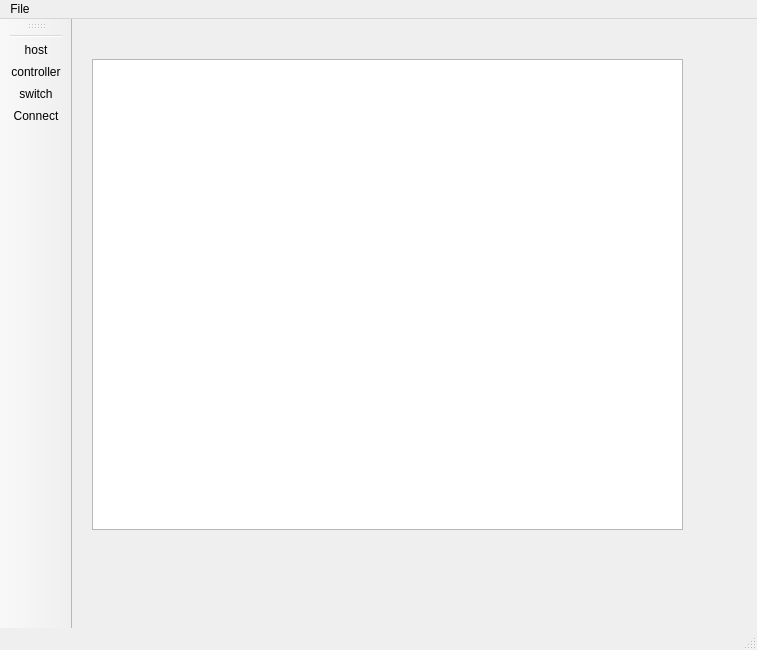
<?xml version="1.0" encoding="UTF-8"?>
<ui version="4.0">
 <class>MainWindow</class>
 <widget class="QMainWindow" name="MainWindow">
  <property name="geometry">
   <rect>
    <x>0</x>
    <y>0</y>
    <width>757</width>
    <height>650</height>
   </rect>
  </property>
  <property name="windowTitle">
   <string>mini PY net</string>
  </property>
  <widget class="QWidget" name="centralwidget">
   <widget class="QGraphicsView" name="view">
    <property name="geometry">
     <rect>
      <x>20</x>
      <y>40</y>
      <width>591</width>
      <height>471</height>
     </rect>
    </property>
    <property name="mouseTracking">
     <bool>false</bool>
    </property>
    <property name="verticalScrollBarPolicy">
     <enum>Qt::ScrollBarAsNeeded</enum>
    </property>
    <property name="transformationAnchor">
     <enum>QGraphicsView::AnchorViewCenter</enum>
    </property>
    <property name="viewportUpdateMode">
     <enum>QGraphicsView::MinimalViewportUpdate</enum>
    </property>
   </widget>
  </widget>
  <widget class="QMenuBar" name="menubar">
   <property name="geometry">
    <rect>
     <x>0</x>
     <y>0</y>
     <width>757</width>
     <height>25</height>
    </rect>
   </property>
   <widget class="QMenu" name="menuFile">
    <property name="title">
     <string>File</string>
    </property>
   </widget>
   <addaction name="menuFile"/>
  </widget>
  <widget class="QStatusBar" name="statusBar"/>
  <widget class="QToolBar" name="toolBar">
   <property name="windowTitle">
    <string>toolBar</string>
   </property>
   <attribute name="toolBarArea">
    <enum>LeftToolBarArea</enum>
   </attribute>
   <attribute name="toolBarBreak">
    <bool>false</bool>
   </attribute>
   <addaction name="separator"/>
   <addaction name="actionHost"/>
   <addaction name="actionController"/>
   <addaction name="actionSwitch"/>
   <addaction name="actionConnectLine"/>
  </widget>
  <action name="actionSwitch">
   <property name="checkable">
    <bool>true</bool>
   </property>
   <property name="icon">
    <iconset>
     <normalon>switch.png</normalon>
    </iconset>
   </property>
   <property name="text">
    <string>switch</string>
   </property>
  </action>
  <action name="actionHost">
   <property name="checkable">
    <bool>true</bool>
   </property>
   <property name="icon">
    <iconset>
     <normalon>host.png</normalon>
    </iconset>
   </property>
   <property name="text">
    <string>host</string>
   </property>
  </action>
  <action name="actionController">
   <property name="checkable">
    <bool>true</bool>
   </property>
   <property name="icon">
    <iconset>
     <normalon>controller.png</normalon>
    </iconset>
   </property>
   <property name="text">
    <string>controller</string>
   </property>
  </action>
  <action name="actionConnectLine">
   <property name="checkable">
    <bool>true</bool>
   </property>
   <property name="icon">
    <iconset>
     <normaloff>line.png</normaloff>line.png</iconset>
   </property>
   <property name="text">
    <string>Connect</string>
   </property>
  </action>
 </widget>
 <resources/>
 <connections/>
</ui>
